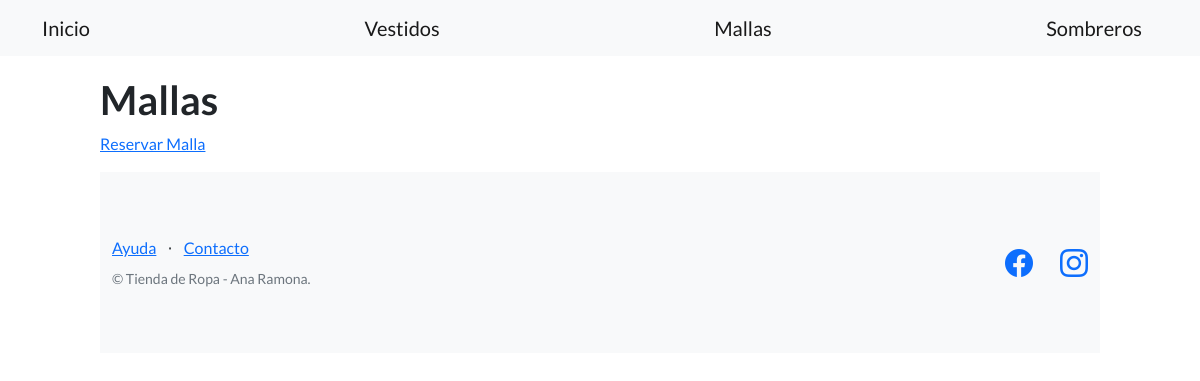
Before: /ropa/lista-mallas/ with the older database file.
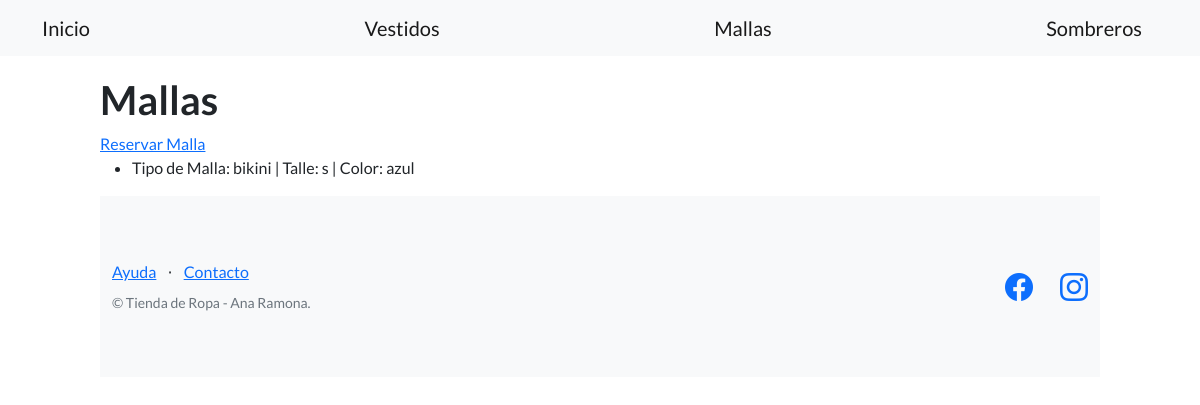
After: the same page with the newer database file.
### TiendaAnaRamona/models.py (models this page shows, shortened)
class Malla(models.Model):
    nombre = models.CharField(max_length=256)
    color =  models.CharField(max_length=256)
    talle = models.CharField(max_length=256)

### TiendaAnaRamona/views.py (the view)
# urls.py: path("lista-mallas/", lista_mallas, name="lista_mallas"),
def lista_mallas(request):
    contexto = {
        "mall" : Malla.objects.all()
    }
    http_response = render(
        request=request,
        template_name="TiendaAnaRamona/lista_mallas.html",
        context=contexto,
    )
    return http_response

### TiendaAnaRamona/templates/TiendaAnaRamona/lista_mallas.html (shortened to what this page needs)
{% extends "TiendaAnaRamona/base.html" %}
{% block contenido %}
<section>
    <div>
        <h1>Mallas</h1>
        <a href="{% url 'hacer_pedido_malla' %}">Reservar Malla</a>
        <ul>
        {% for malla in mall %}
            <li>Tipo de Malla: {{ malla.nombre }} | Talle: {{ malla.talle }} | Color: {{ malla.color }}</li>
        {% endfor %}
        </ul>
    </div>
{% endblock contenido %}

Changed rows visible on the page:
added Malla: nombre "bikini", talle "s", color "azul"
